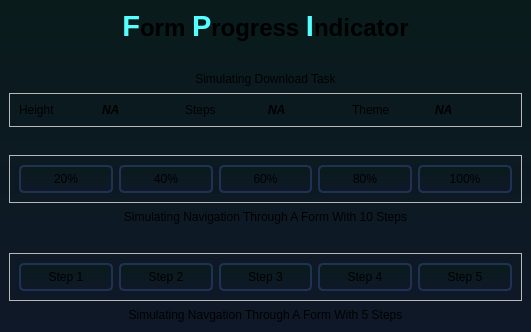
<?xml version="1.0" encoding="UTF-8"?>
<ui version="4.0">
 <class>MainWindow</class>
 <widget class="QMainWindow" name="MainWindow">
  <property name="geometry">
   <rect>
    <x>0</x>
    <y>0</y>
    <width>531</width>
    <height>332</height>
   </rect>
  </property>
  <property name="windowTitle">
   <string>MainWindow</string>
  </property>
  <widget class="QWidget" name="centralwidget">
   <property name="styleSheet">
    <string notr="true">#centralwidget{background-color: qlineargradient(spread:pad, x1:0.5, y1:0, x2:0.5, y2:1, stop:0 rgba(9, 27, 27, 255), stop:1 rgba(15, 24, 40, 255));}
QPushButton{
background-color: qlineargradient(spread:pad, x1:0.5, y1:0, x2:0.5, y2:1, stop:0 rgba(9, 27, 27, 255), stop:1 rgba(15, 24, 40, 255));
padding: 5px;
border-radius: 5px;
border: 2px solid rgb(32, 50, 84)
}</string>
   </property>
   <layout class="QVBoxLayout" name="verticalLayout">
    <item alignment="Qt::AlignTop">
     <widget class="QLabel" name="label">
      <property name="text">
       <string>&lt;html&gt;&lt;head/&gt;&lt;body&gt;&lt;p align=&quot;center&quot;&gt;&lt;span style=&quot; font-size:22pt; font-weight:600; color:#55ffff;&quot;&gt;F&lt;/span&gt;&lt;span style=&quot; font-size:18pt; font-weight:600;&quot;&gt;orm &lt;/span&gt;&lt;span style=&quot; font-size:22pt; font-weight:600; color:#55ffff;&quot;&gt;P&lt;/span&gt;&lt;span style=&quot; font-size:18pt; font-weight:600;&quot;&gt;rogress &lt;/span&gt;&lt;span style=&quot; font-size:22pt; font-weight:600; color:#55ffff;&quot;&gt;I&lt;/span&gt;&lt;span style=&quot; font-size:18pt; font-weight:600;&quot;&gt;ndicator&lt;/span&gt;&lt;/p&gt;&lt;/body&gt;&lt;/html&gt;</string>
      </property>
      <property name="alignment">
       <set>Qt::AlignCenter</set>
      </property>
     </widget>
    </item>
    <item alignment="Qt::AlignHCenter">
     <widget class="QCustomProgressIndicator" name="widget_3" native="true">
      <property name="sizePolicy">
       <sizepolicy hsizetype="Expanding" vsizetype="Preferred">
        <horstretch>0</horstretch>
        <verstretch>0</verstretch>
       </sizepolicy>
      </property>
     </widget>
    </item>
    <item>
     <widget class="QLabel" name="label_2">
      <property name="text">
       <string>Simulating Download Task</string>
      </property>
      <property name="alignment">
       <set>Qt::AlignCenter</set>
      </property>
     </widget>
    </item>
    <item>
     <widget class="QFrame" name="frame_3">
      <property name="frameShape">
       <enum>QFrame::StyledPanel</enum>
      </property>
      <property name="frameShadow">
       <enum>QFrame::Raised</enum>
      </property>
      <layout class="QHBoxLayout" name="horizontalLayout_3">
       <item>
        <widget class="QLabel" name="label_5">
         <property name="text">
          <string>Height</string>
         </property>
        </widget>
       </item>
       <item>
        <widget class="QLabel" name="height">
         <property name="font">
          <font>
           <italic>true</italic>
           <bold>true</bold>
          </font>
         </property>
         <property name="text">
          <string>NA</string>
         </property>
        </widget>
       </item>
       <item>
        <widget class="QLabel" name="label_6">
         <property name="text">
          <string>Steps</string>
         </property>
        </widget>
       </item>
       <item>
        <widget class="QLabel" name="steps">
         <property name="font">
          <font>
           <italic>true</italic>
           <bold>true</bold>
          </font>
         </property>
         <property name="text">
          <string>NA</string>
         </property>
        </widget>
       </item>
       <item>
        <widget class="QLabel" name="label_7">
         <property name="text">
          <string>Theme</string>
         </property>
        </widget>
       </item>
       <item>
        <widget class="QLabel" name="theme">
         <property name="font">
          <font>
           <italic>true</italic>
           <bold>true</bold>
          </font>
         </property>
         <property name="text">
          <string>NA</string>
         </property>
        </widget>
       </item>
      </layout>
     </widget>
    </item>
    <item alignment="Qt::AlignHCenter">
     <widget class="QCustomProgressIndicator" name="widget_2" native="true">
      <property name="sizePolicy">
       <sizepolicy hsizetype="Expanding" vsizetype="Preferred">
        <horstretch>0</horstretch>
        <verstretch>0</verstretch>
       </sizepolicy>
      </property>
     </widget>
    </item>
    <item>
     <widget class="QFrame" name="frame_2">
      <property name="frameShape">
       <enum>QFrame::StyledPanel</enum>
      </property>
      <property name="frameShadow">
       <enum>QFrame::Raised</enum>
      </property>
      <layout class="QHBoxLayout" name="horizontalLayout_2">
       <item>
        <widget class="QPushButton" name="step_6">
         <property name="text">
          <string>20%</string>
         </property>
        </widget>
       </item>
       <item>
        <widget class="QPushButton" name="step_7">
         <property name="text">
          <string>40%</string>
         </property>
        </widget>
       </item>
       <item>
        <widget class="QPushButton" name="step_8">
         <property name="text">
          <string>60%</string>
         </property>
        </widget>
       </item>
       <item>
        <widget class="QPushButton" name="step_9">
         <property name="text">
          <string>80%</string>
         </property>
        </widget>
       </item>
       <item>
        <widget class="QPushButton" name="step_10">
         <property name="text">
          <string>100%</string>
         </property>
        </widget>
       </item>
      </layout>
     </widget>
    </item>
    <item>
     <widget class="QLabel" name="label_3">
      <property name="text">
       <string>Simulating Navigation Through A Form With 10 Steps</string>
      </property>
      <property name="alignment">
       <set>Qt::AlignCenter</set>
      </property>
     </widget>
    </item>
    <item alignment="Qt::AlignHCenter">
     <widget class="QCustomProgressIndicator" name="widget" native="true">
      <property name="sizePolicy">
       <sizepolicy hsizetype="Expanding" vsizetype="Preferred">
        <horstretch>0</horstretch>
        <verstretch>0</verstretch>
       </sizepolicy>
      </property>
      <property name="styleSheet">
       <string notr="true"/>
      </property>
     </widget>
    </item>
    <item>
     <widget class="QFrame" name="frame">
      <property name="frameShape">
       <enum>QFrame::StyledPanel</enum>
      </property>
      <property name="frameShadow">
       <enum>QFrame::Raised</enum>
      </property>
      <layout class="QHBoxLayout" name="horizontalLayout">
       <item>
        <widget class="QPushButton" name="step_1">
         <property name="text">
          <string>Step 1</string>
         </property>
        </widget>
       </item>
       <item>
        <widget class="QPushButton" name="step_2">
         <property name="text">
          <string>Step 2</string>
         </property>
        </widget>
       </item>
       <item>
        <widget class="QPushButton" name="step_3">
         <property name="text">
          <string>Step 3</string>
         </property>
        </widget>
       </item>
       <item>
        <widget class="QPushButton" name="step_4">
         <property name="text">
          <string>Step 4</string>
         </property>
        </widget>
       </item>
       <item>
        <widget class="QPushButton" name="step_5">
         <property name="text">
          <string>Step 5</string>
         </property>
        </widget>
       </item>
      </layout>
     </widget>
    </item>
    <item>
     <widget class="QLabel" name="label_4">
      <property name="text">
       <string>Simulating Navgation Through A Form With 5 Steps</string>
      </property>
      <property name="alignment">
       <set>Qt::AlignCenter</set>
      </property>
     </widget>
    </item>
   </layout>
  </widget>
 </widget>
 <customwidgets>
  <customwidget>
   <class>QCustomProgressIndicator</class>
   <extends>QWidget</extends>
   <header location="global">Custom_Widgets.QCustomProgressIndicator.h</header>
   <container>1</container>
  </customwidget>
 </customwidgets>
 <resources/>
 <connections/>
</ui>
